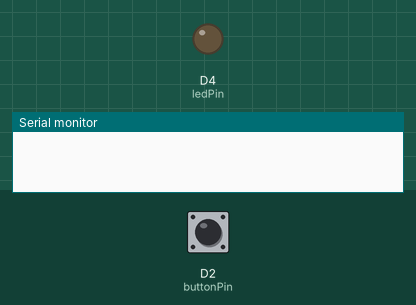
A sketch run on a simulated ESP8266 (NodeMCU). Parts: output pins drawn as LEDs (lit = HIGH), the last lines printed to the serial monitor. Inputs (shaded band) come from the test bench; at power-on: D2 (buttonPin) LOW.

Above: at 1.2 s.
1.3 s: D2 (buttonPin) pulled HIGH for 0.15 s
At 1.9 s:
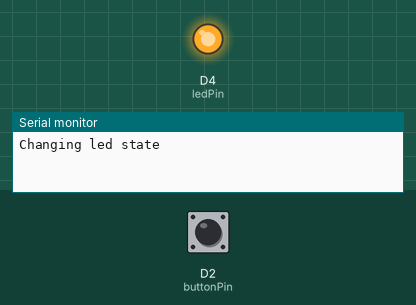
2.9 s: D2 (buttonPin) pulled HIGH for 1 s
At 3.2 s:
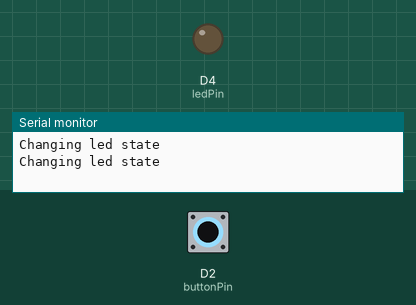
5.4 s: D2 (buttonPin) pulled HIGH for 3.2 s
At 6.3 s:
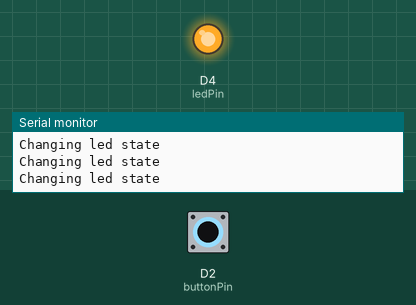
Timing chart, 0 to 8.4 s (numbered marks = the images above; inputs shaded):
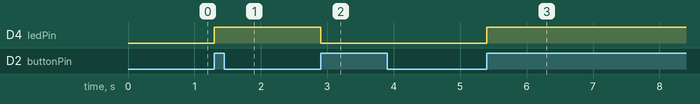

The sketch:

Interruptions_basique_rebonds.ino
```cpp
const uint8_t buttonPin = D2;
const uint8_t ledPin = D4;

volatile bool stateLed = false; //State of LED

//ISR = Interrupt Service Routine
void IRAM_ATTR blinkLed()
{
  stateLed =! stateLed;         //Swap led state
  digitalWrite(ledPin, stateLed);  //Update state
  Serial.println("Changing led state");
}


void setup()
{

  pinMode(ledPin, OUTPUT);      //Set led on OUTPUT
  attachInterrupt(digitalPinToInterrupt(buttonPin), blinkLed, RISING); //Start interrupt service

  Serial.begin(9600);


}

void loop()
{
  //Nothing in this loop...

}
```

Measured:
- after the input at 1.3 s, D4 (ledPin): LOW → HIGH at once
- after the input at 2.9 s, D4 (ledPin): HIGH → LOW at once
- after the input at 5.4 s, D4 (ledPin): LOW → HIGH at once
